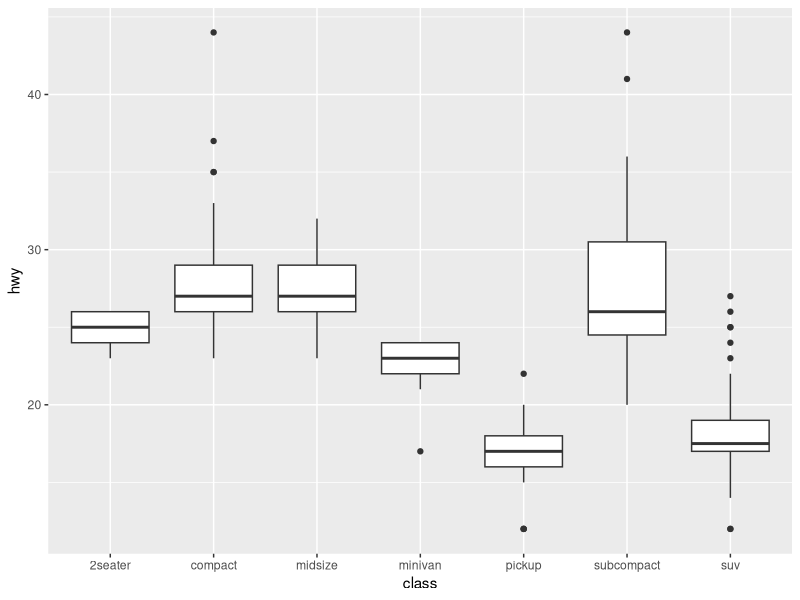
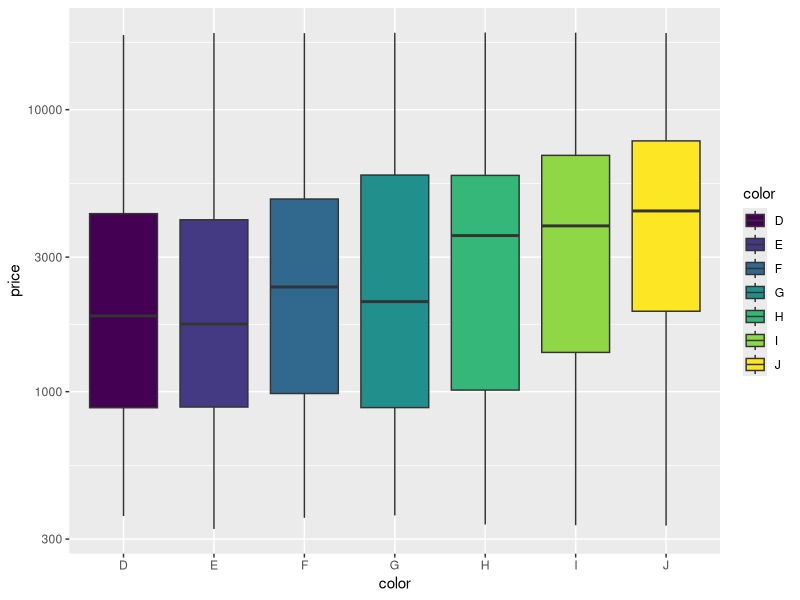
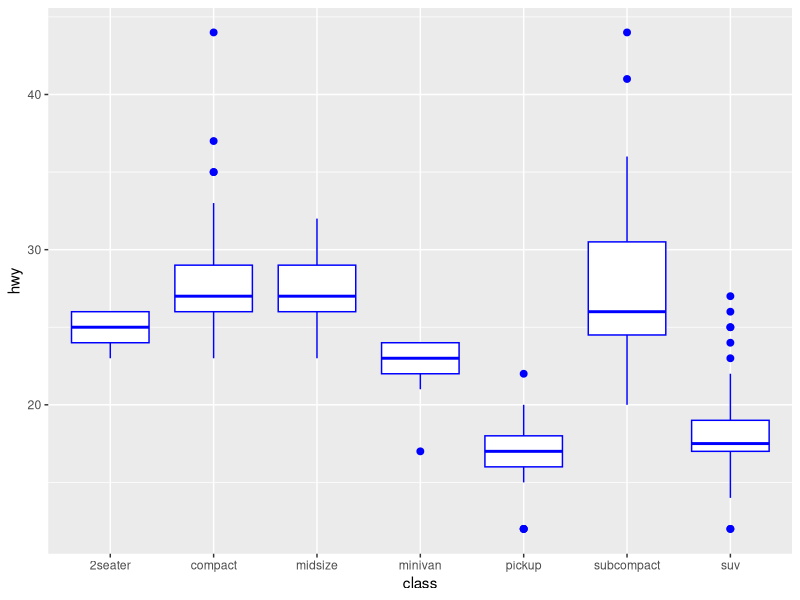
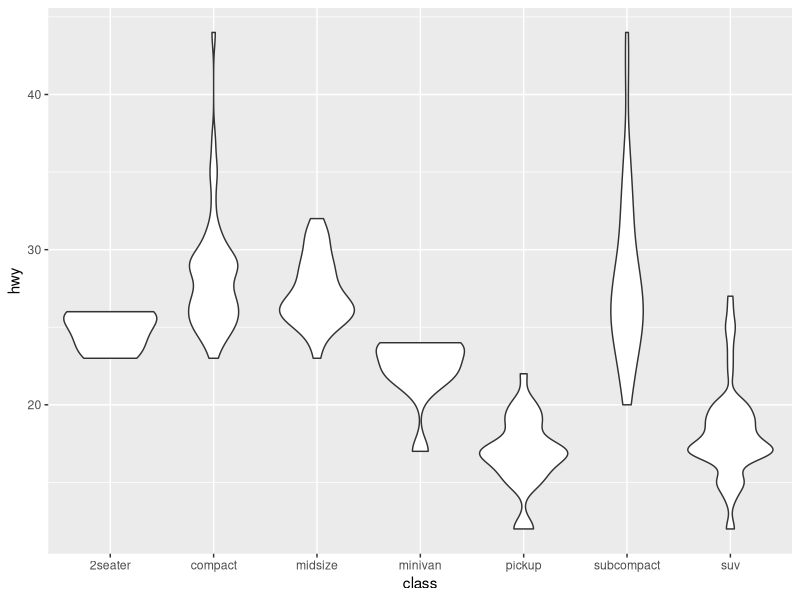
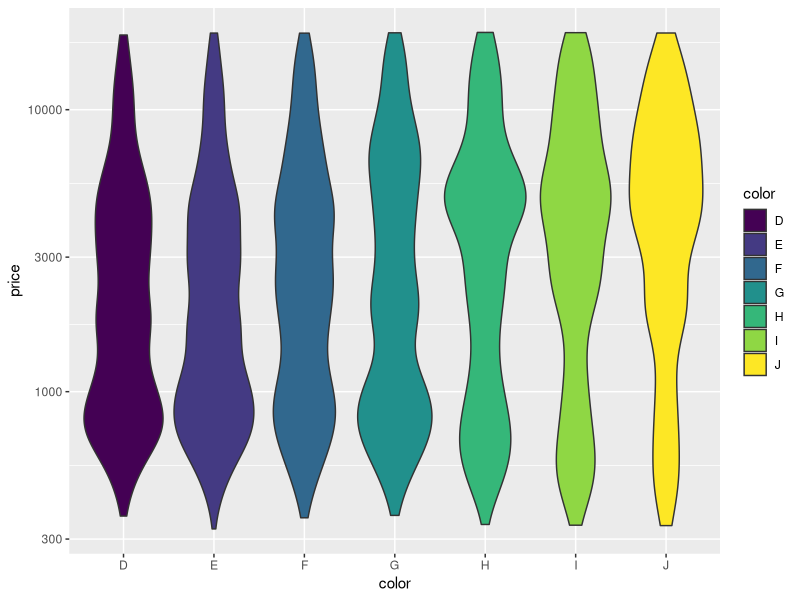
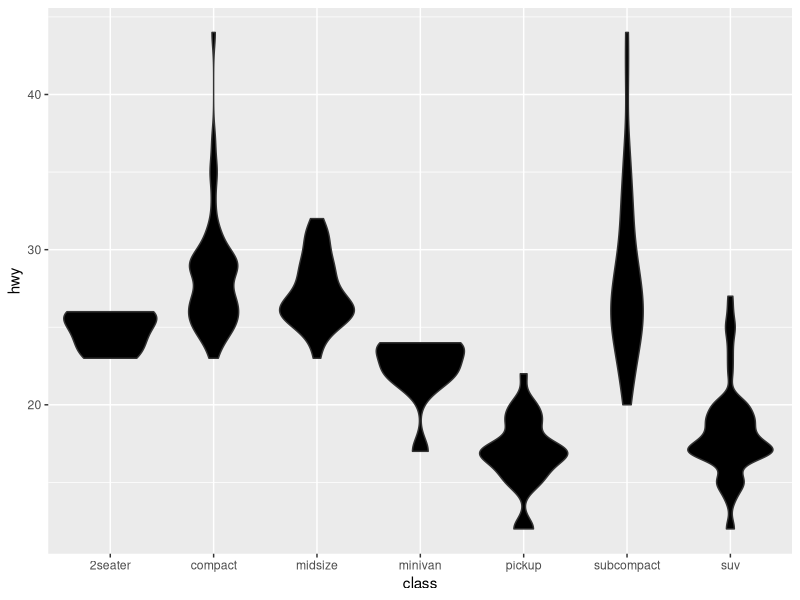
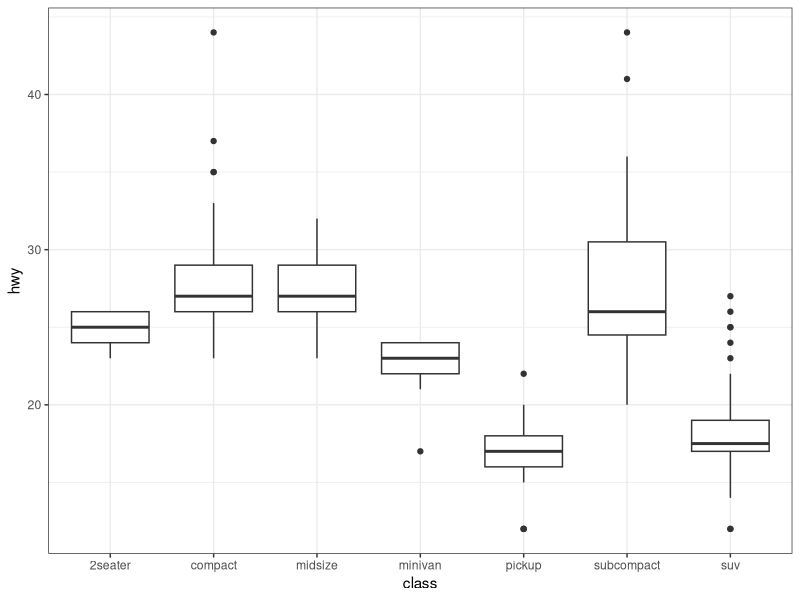
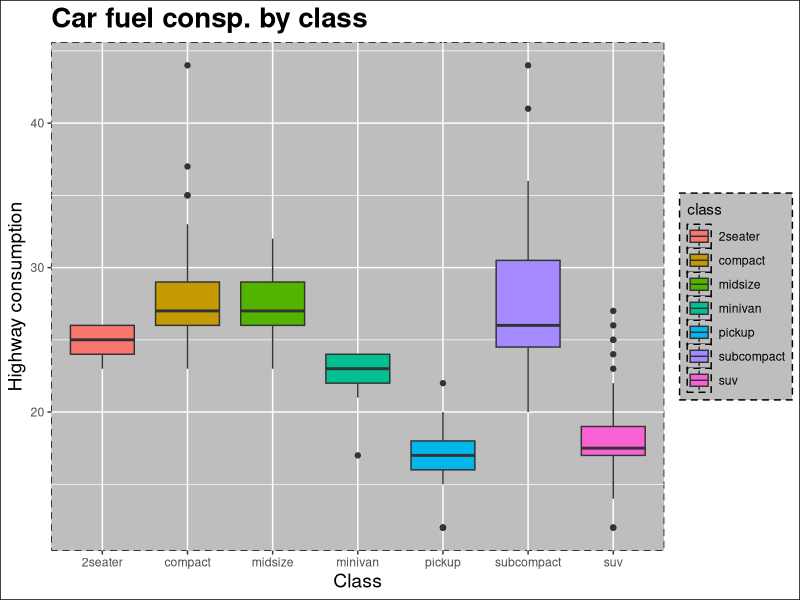

The R source for these figures, in order:
# clear work space
rm(list = ls())
graphics.off()

# load libraries
library(ggplot2)
library(dplyr)
library(tibble)

# box plot
mpg %>% 
  ggplot(aes(x = class,
             y = hwy)) +
  geom_boxplot()

## diamond data set
set.seed(123)
df.diamonds <- diamonds %>%  sample_n(10000)

df.diamonds %>% 
  ggplot(aes(x = color,
             y = price,
             fill = color)) +
  geom_boxplot() +
  scale_y_log10()

## tweak parameters box plot
mpg %>% 
  ggplot(aes(x = class,
             y = hwy)) +
  geom_boxplot(color = "blue",
               outlier.size = 2)

## violin plot
mpg %>% 
  ggplot(aes(x = class,
             y = hwy)) +
  geom_violin()

df.diamonds %>% 
  ggplot(aes(x = color,
             y = price,
             fill = color)) +
  geom_violin() +
  scale_y_log10()

## tweak parameters box plot
mpg %>% 
  ggplot(aes(x = class,
             y = hwy)) +
  geom_violin(fill = "black")

## modify theme
mpg %>% 
  ggplot(aes(x = class, 
             y = hwy)) +
  geom_boxplot() +
  theme_bw()

## Custom theme
mpg %>% 
  ggplot(aes(x = class, 
             y = hwy, 
             fill = class)) +
  geom_boxplot() +
  xlab("Class") +
  ylab("Highway consumption") +
  ggtitle("Car fuel consp. by class") +
  # theme layer
  theme(axis.title = element_text(size = 14,
                                  color = "black"),
        plot.title = element_text(size = 20, face = "bold"),
        legend.background = element_rect(fill = "grey",
                                         color = "black",
                                         linetype = "dashed"),
        plot.background = element_rect(fill = "white",
                                       color = "black"),
        panel.background = element_rect(fill = "grey",
                                        colour = "black",
                                        linetype = "dashed"))